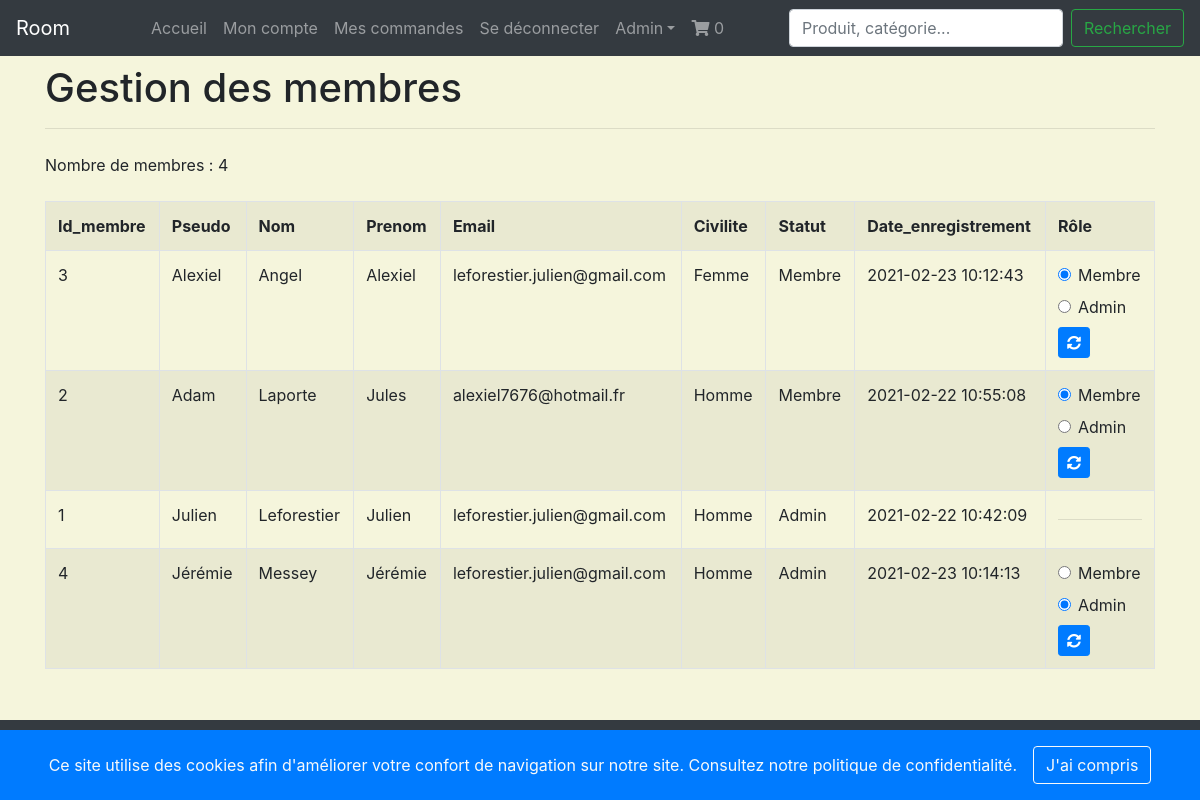
Screenshot of /admin/gestion_membres.php (signed in) with the database file from the repository.
### tables this page shows
CREATE TABLE IF NOT EXISTS `membre` (
  `id_membre` int(3) NOT NULL AUTO_INCREMENT,
  `pseudo` varchar(20) NOT NULL,
  `mdp` varchar(60) NOT NULL,
  `nom` varchar(20) NOT NULL,
  `prenom` varchar(20) NOT NULL,
  `email` varchar(50) NOT NULL,
  `civilite` enum('m','f') NOT NULL,
  `statut` int(1) NOT NULL,
  `date_enregistrement` datetime NOT NULL,
  PRIMARY KEY (`id_membre`)
);

### inc/functions.php (called while the page is built, shortened)
<?php
function isConnected()
{
    return isset($_SESSION['membre']);
}
function isAdmin()
{
    return (isConnected() && $_SESSION['membre']['statut'] == 1);
}
function execRequete($requete, $params = array())
{
    global $pdo;
    $r = $pdo->prepare($requete);
    $r->execute();
    return $r;
}
function nbArticles()
{
    $nb = 0;
    return $nb;
}

### admin/gestion_membres.php (the view, shortened to what this page needs)
<?php
$title = 'Gestion des membres';
require_once('../inc/header.php');
?>
<h1 class="mt-2">Gestion des membres</h1>
<hr>
<?php
$resultats = execRequete('SELECT * FROM membre ORDER BY nom,prenom');
?>
<p class="py-2">Nombre de membres : <?php echo $resultats->rowCount() ?></p>
<table class="table table-bordered table-striped table-responsive-lg">
    <tr>
        <?php
        for ($i = 0; $i < $resultats->columnCount(); $i++) {
            $colonne = $resultats->getColumnMeta($i);
            if ($colonne['name'] != 'mdp') {
        ?>
                <th><?php echo ucfirst($colonne['name']); ?></th>
        <?php
            }
        }
        ?>
        <th>Rôle</th>
    </tr>
    <?php
    while ($membre = $resultats->fetch()) {
    ?>
        <tr>
            <?php
            foreach ($membre as $key => $value) {
                if ($key != 'mdp') {
                    switch ($key) {
                        case 'civilite':
                            $publics = array('m' => 'Homme', 'f' => 'Femme');
                            $value = $publics[$value];
                            break;
                        case 'statut':
                            $roles = array('0' => 'Membre', '1' => 'Admin');
                            $value = $roles[$value];
                            break;
                    }
            ?>
                    <td><?php echo $value ?></td>
            <?php
                }
            }
            ?>
            <td>
                <?php if ($membre['id_membre'] != $_SESSION["membre"]["id_membre"]) { ?>
                    <form method="post">
                        <div class="form-check form-chek-inline">
                            <input class="form-check-input" type="radio" id="membre" name="newstatut" value="0" <?php echo ($membre["statut"] == 0) ? 'checked' : '' ?>>
                            <label for="membre">Membre</label>
                        </div>
                        <div class="form-check form-chek-inline">
                            <input class="form-check-input" type="radio" id="admin" name="newstatut" value="1" <?php echo ($membre["statut"] == 1) ? 'checked' : '' ?>>
                            <label for="admin">Admin</label>
                        </div>
                        <button type="submit" class="btn btn-primary btn-sm"><i class="fas fa-sync-alt"></i></button>
                    </form>
                <?php } else echo '<hr>'; ?>
            </td>
        </tr>
    <?php
    }
    ?>
</table>
<?php
require_once('../inc/footer.php');

### inc/header.php (shortened to what this page needs)
<!DOCTYPE html>
<html lang="fr">
<head>
    <link rel="stylesheet" href="https://cdnjs.cloudflare.com/ajax/libs/jqueryui/1.12.1/jquery-ui.min.css" />
    <link rel="stylesheet" href="https://cdn.jsdelivr.net/npm/bootstrap@4.6.0/dist/css/bootstrap.min.css">
    <link rel="stylesheet" href="https://cdnjs.cloudflare.com/ajax/libs/font-awesome/5.15.2/css/all.min.css">
    <link rel="stylesheet" href="<?php echo URL ?>inc/css/style.css">
</head>
<body>
    <header>
        <nav class="navbar navbar-expand-lg navbar-dark fixed-top bg-dark">
            <a class="navbar-brand" href="<?php echo URL ?>">Room</a>
            <div class="collapse navbar-collapse" id="navbarCollapse">
                <ul class="navbar-nav mr-auto ml-auto">
                    <li class="nav-item <?php echo ($title == 'Accueil') ? 'active' : '' ?>">
                        <a class="nav-link" href="<?php echo URL ?>">Accueil<span class="sr-only">(current)</span></a>
                    </li>
                    <?php if (isConnected()) : ?>
                        <li class="nav-item <?php echo ($title == 'Mon compte') ? 'active' : '' ?>">
                            <a class="nav-link" href="<?php echo URL ?>compte.php">Mon compte</a>
                        </li>
                        <li class="nav-item <?php echo ($title == 'Mes commandes') ? 'active' : '' ?>">
                            <a class="nav-link" href="<?php echo URL ?>commandes.php">Mes commandes</a>
                        </li>
                        <li class="nav-item">
                            <a class="nav-link" href="<?php echo URL ?>connexion.php?action=deconnexion">Se déconnecter</a>
                        </li>
                    <?php endif; ?>
                    <?php if (isAdmin()) : ?>
                        <li class="nav-item dropdown">
                            <a class="nav-link dropdown-toggle" href="#" id="menuadmin" data-toggle="dropdown">Admin</a>
                        </li>
                    <?php endif; ?>
                    <li class="nav-item <?php echo ($title == 'Panier') ? 'active' : '' ?>">
                        <a class="nav-link" href="<?php echo URL ?>panier.php"><i class="fas fa-shopping-cart"></i><?php echo ' ' . nbArticles() ?></a>
                    </li>
                </ul>
                <form class="form-inline mt-2 mt-md-0" method="post" action="<?php echo URL ?>recherche.php">
                    <input class="form-control mr-sm-2" type="text" placeholder="Produit, catégorie..." aria-label="Search" name="critere">
                    <button class="btn btn-outline-success my-2 my-sm-0" type="submit">Rechercher</button>
                </form>
            </div>
        </nav>
    </header>
    <main class="container">

### inc/footer.php (shortened to what this page needs)
</main>
<footer class="container-fluid">
    <div class="row">
        <div class="col bg-dark text-light text-center py-3 w-100">
            . <a href="mentions_legales.php">Mentions légales</a> . <a href="cgv.php">Conditions générales de ventes</a> . <a href="contact.php">Contact</a> .
            <br>
        </div>
    </div>
</footer>
<?php if (!isset($_COOKIE["acceptcookies"])) : ?>
    <div id="bandeaucookies" class="bg-primary w-100 text-light d-flex align-items-center justify-content-center py-3">
        Ce site utilise des cookies afin d'améliorer votre confort de navigation sur notre site.
        Consultez notre politique de confidentialité.
        <a href="" id="confirmcookies" class="btn btn-outline-light ml-3">J'ai compris</a>
    </div>
<?php endif; ?>
</body>
</html>

### inc/css/style.css (style rules this page uses)
body { background-color: beige; }
html { min-height: 100vh; position: relative; padding: 56px 0; }
footer { position: absolute; bottom: 0; }
#bandeaucookies { position: fixed; bottom: -70px; }

### rows the page displays
membre: id_membre "3", pseudo "Alexiel", nom "Angel", prenom "Alexiel", email "leforestier.julien@gmail.com", civilite "Femme", statut "Membre", date_enregistrement "2021-02-23 10:12:43", statut "☑ Membre", statut "☐ Admin"
membre: id_membre "2", pseudo "Adam", nom "Laporte", prenom "Jules", email "alexiel7676@hotmail.fr", civilite "Homme", statut "Membre", date_enregistrement "2021-02-22 10:55:08", statut "☑"
membre: id_membre "1", pseudo "Julien", nom "Leforestier", prenom "Julien", email "leforestier.julien@gmail.com", civilite "Homme", statut "Admin", date_enregistrement "2021-02-22 10:42:09"
membre: id_membre "4", pseudo "Jérémie", nom "Messey", prenom "Jérémie", email "leforestier.julien@gmail.com", civilite "Homme", statut "Admin", date_enregistrement "2021-02-23 10:14:13", statut "☑"

### other values shown
nbArticles() "0"
$resultats->rowCount() "4"
$colonne['name'] "Id_membre"
$colonne['name'] "Pseudo"
$colonne['name'] "Nom"
$colonne['name'] "Prenom"
$colonne['name'] "Email"
$colonne['name'] "Civilite"
$colonne['name'] "Statut"
$colonne['name'] "Date_enregistrement"
